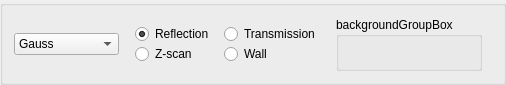
<?xml version="1.0" encoding="UTF-8"?>
<ui version="4.0">
 <class>PeakProfilesOptions</class>
 <widget class="QGroupBox" name="PeakProfilesOptions">
  <property name="geometry">
   <rect>
    <x>0</x>
    <y>0</y>
    <width>376</width>
    <height>85</height>
   </rect>
  </property>
  <property name="minimumSize">
   <size>
    <width>0</width>
    <height>50</height>
   </size>
  </property>
  <property name="windowTitle">
   <string>PeakProfilesOptions</string>
  </property>
  <property name="title">
   <string/>
  </property>
  <layout class="QHBoxLayout" name="horizontalLayout">
   <item>
    <widget class="QComboBox" name="profileComboBox">
     <item>
      <property name="text">
       <string>Gauss</string>
      </property>
     </item>
     <item>
      <property name="text">
       <string>Lorentz</string>
      </property>
     </item>
     <item>
      <property name="text">
       <string>Pseudo-Voigt</string>
      </property>
     </item>
     <item>
      <property name="text">
       <string>Pearson-VII</string>
      </property>
     </item>
    </widget>
   </item>
   <item>
    <layout class="QGridLayout" name="gridLayout">
     <property name="horizontalSpacing">
      <number>10</number>
     </property>
     <property name="margin">
      <number>10</number>
     </property>
     <item row="0" column="0">
      <widget class="QRadioButton" name="reflection_radio">
       <property name="text">
        <string>Reflection</string>
       </property>
       <property name="checked">
        <bool>true</bool>
       </property>
      </widget>
     </item>
     <item row="0" column="1">
      <widget class="QRadioButton" name="transmission_radio">
       <property name="text">
        <string>Transmission</string>
       </property>
      </widget>
     </item>
     <item row="1" column="0">
      <widget class="QRadioButton" name="zscan_radio">
       <property name="text">
        <string>Z-scan</string>
       </property>
      </widget>
     </item>
     <item row="1" column="1">
      <widget class="QRadioButton" name="wall_radio">
       <property name="text">
        <string>Wall</string>
       </property>
      </widget>
     </item>
    </layout>
   </item>
   <item>
    <layout class="QHBoxLayout" name="backgroundLayout">
     <property name="rightMargin">
      <number>10</number>
     </property>
     <item>
      <widget class="QGroupBox" name="backgroundGroupBox">
       <property name="title">
        <string>backgroundGroupBox</string>
       </property>
       <property name="checkable">
        <bool>false</bool>
       </property>
      </widget>
     </item>
    </layout>
   </item>
  </layout>
 </widget>
 <resources/>
 <connections>
  <connection>
   <sender>profileComboBox</sender>
   <signal>currentIndexChanged(QString)</signal>
   <receiver>PeakProfilesOptions</receiver>
   <slot>typeChanged(QString)</slot>
   <hints>
    <hint type="sourcelabel">
     <x>37</x>
     <y>43</y>
    </hint>
    <hint type="destinationlabel">
     <x>45</x>
     <y>69</y>
    </hint>
   </hints>
  </connection>
 </connections>
 <slots>
  <slot>typeChanged(QString)</slot>
 </slots>
</ui>
